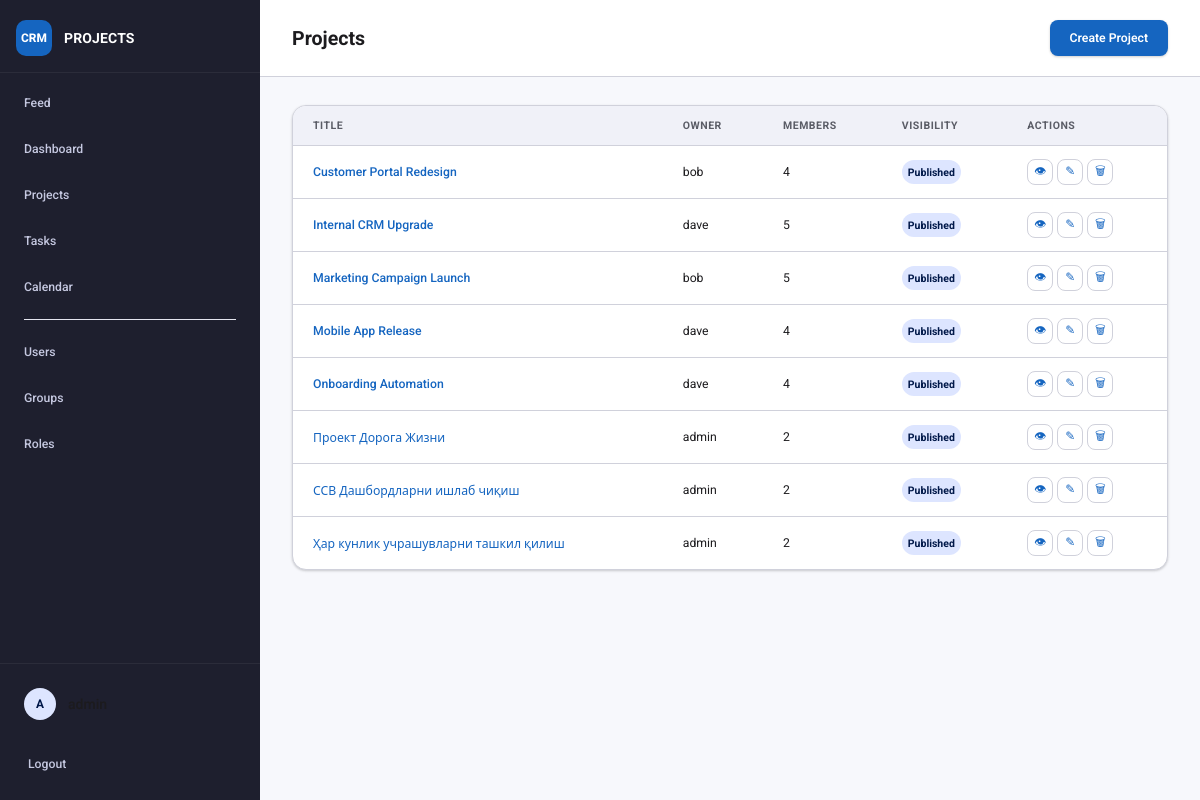
The app's page /projects/ (signed in), older data.
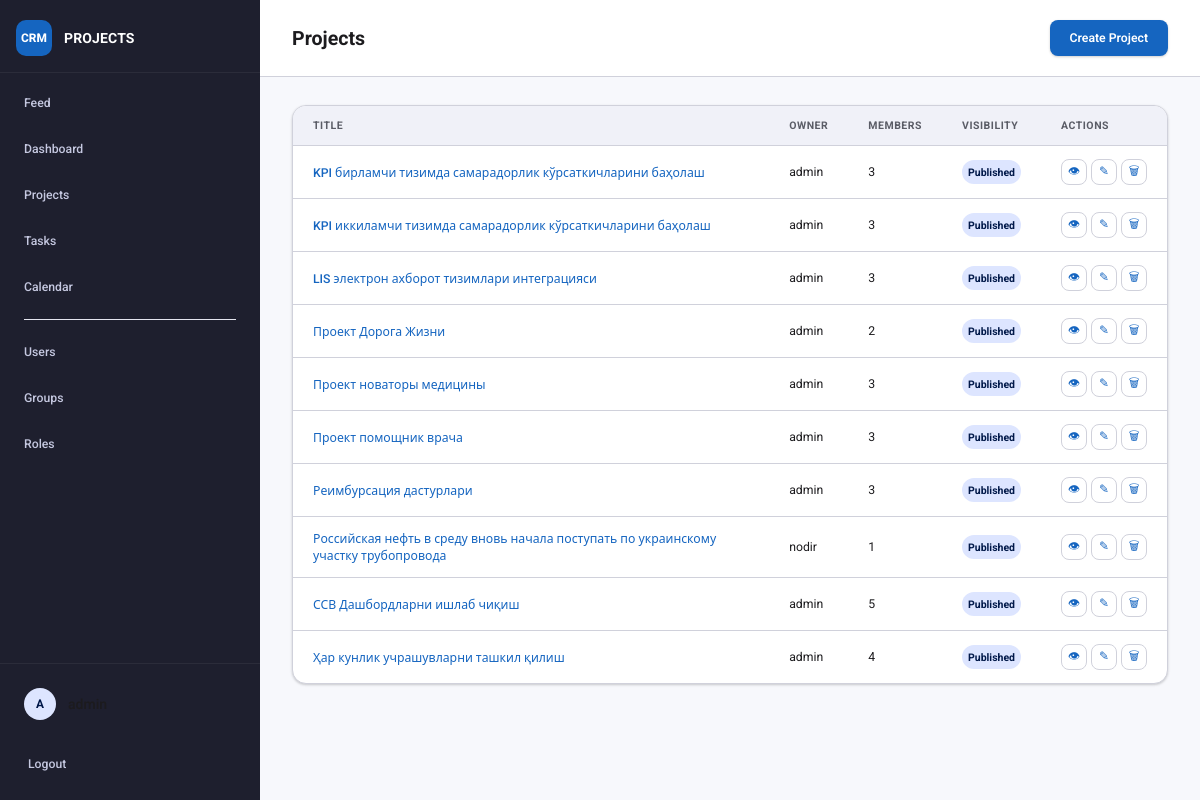
The same page, newer data.
### projects/models.py (models this page shows, shortened)
class Project(models.Model):
    title = models.CharField(max_length=200)
    description = models.TextField(blank=True)
    owner = models.ForeignKey(User, on_delete=models.CASCADE, related_name="owned_projects")
    members = models.ManyToManyField(User, blank=True, related_name="projects")
    hidden = models.BooleanField(default=False)
    created_at = models.DateTimeField(auto_now_add=True)
    updated_at = models.DateTimeField(auto_now=True)
    class Meta:
        ordering = ["title"]

### projects/views.py (the view)
# urls.py: path("projects/", views.project_list, name="project_list"),
@login_required
def project_list(request):
    projects = list(get_user_projects(request.user))
    for project in projects:
        project.can_edit = can_edit_project(request.user, project)
        project.can_delete = can_delete_project(request.user, project)
    return render(
        request,
        "projects/project_list.html",
        {
            "projects": projects,
            "can_manage_projects": can_manage_projects(request.user),
            "show_visibility_status": is_admin_role(request.user),
        },
    )

### projects/current_user.py (called while the page is built)
def set_current_user(user):
    return _current_user.set(user)

def reset_current_user(token):
    _current_user.reset(token)

### projects/views.py (called while the page is built, shortened)
def has_role(user, role_name):
    if not user.is_authenticated:
        return False
    return user.roles.filter(name__iexact=role_name).exists() or user.is_superuser

def is_admin_role(user):
    return has_role(user, "admin")

def can_manage_projects(user):
    return is_admin_role(user) or is_moderator_role(user) or has_role(user, "content") or has_role(user, "pm")

def can_edit_project(user, project):
    if not user.is_authenticated:
        return False
    if project.owner_id == user.id:
        return True
    if is_admin_role(user):
        return True
    return has_role(user, "content") or has_role(user, "pm")

def can_delete_project(user, project):
    if not user.is_authenticated:
        return False
    if project.owner_id == user.id:
        return True
    return is_admin_role(user)

def get_user_projects(user):
    if is_admin_role(user) or has_role(user, "content"):
        return Project.objects.select_related("owner").prefetch_related("members")

### projects/templates/projects/project_list.html
{% extends "projects/base.html" %}
{% block page_header %}
<div class="page-header">
    <h1>Projects</h1>
    <div class="page-actions">
        {% if can_manage_projects %}
        <a class="button" href="{% url 'project_create' %}">Create Project</a>
        {% endif %}
    </div>
</div>
{% endblock %}
{% block content %}
<div class="table-wrap">
<table class="table-list">
    <thead>
        <tr>
            <th>Title</th>
            <th>Owner</th>
            <th>Members</th>
            {% if show_visibility_status %}
            <th>Visibility</th>
            {% endif %}
            <th>Actions</th>
        </tr>
    </thead>
    <tbody>
        {% for project in projects %}
        <tr>
            <td><a href="{% url 'project_detail' project.pk %}">{{ project.title }}</a></td>
            <td>{{ project.owner.username }}</td>
            <td>{{ project.members.count }}</td>
            {% if show_visibility_status %}
            <td><span class="badge{% if project.hidden %} badge-danger{% endif %}">{{ project.hidden|yesno:"Hidden,Published" }}</span></td>
            {% endif %}
            <td>
                <span class="table-actions">
                    <a class="table-action-icon" href="{% url 'project_detail' project.pk %}" title="View project" aria-label="View project"><span aria-hidden="true">👁</span><span class="sr-only">View project</span></a>
                    {% if project.can_edit %}
                    <a class="table-action-icon" href="{% url 'project_update' project.pk %}" title="Edit project" aria-label="Edit project"><span aria-hidden="true">✎</span><span class="sr-only">Edit project</span></a>
                    {% endif %}
                    {% if project.can_delete %}
                    <a class="table-action-icon table-action-icon--danger" href="{% url 'project_delete' project.pk %}" title="Delete project" aria-label="Delete project"><span aria-hidden="true">🗑</span><span class="sr-only">Delete project</span></a>
                    {% endif %}
                </span>
            </td>
        </tr>
        {% empty %}
        <tr>
            <td colspan="{% if show_visibility_status %}5{% else %}4{% endif %}">No projects available.</td>
        </tr>
        {% endfor %}
    </tbody>
</table>
</div>
{% endblock %}

Row changes from the older to the newer data that the page shows:
removed Project: title "Customer Portal Redesign", owner.username "bob", members.count "4", hidden "Published"
removed Project: title "Internal CRM Upgrade", owner.username "dave", members.count "5", hidden "Published"
removed Project: title "Marketing Campaign Launch", owner.username "bob", members.count "5", hidden "Published"
removed Project: title "Mobile App Release", owner.username "dave", members.count "4", hidden "Published"
removed Project: title "Onboarding Automation", owner.username "dave", members.count "4", hidden "Published"
added Project: title "KPI бирламчи тизимда самарадорлик кўрсаткичларини баҳолаш", owner.username "admin", members.count "3", hidden "Published"
added Project: title "KPI иккиламчи тизимда самарадорлик кўрсаткичларини баҳолаш", owner.username "admin", members.count "3", hidden "Published"
added Project: title "LIS электрон ахборот тизимлари интеграцияси", owner.username "admin", members.count "3", hidden "Published"
added Project: title "Проект новаторы медицины", owner.username "admin", members.count "3", hidden "Published"
added Project: title "Проект помощник врача", owner.username "admin", members.count "3", hidden "Published"
added Project: title "Реимбурсация дастурлари", owner.username "admin", members.count "3", hidden "Published"
added Project: title "Российская нефть в среду вновь начала поступать по украинскому участку трубопровода", owner.username "nodir", members.count "1", hidden "Published"
computed for Project "ССВ Дашбордларни ишлаб чиқиш": members.count "2" → "5"
computed for Project "Ҳар кунлик учрашувларни ташкил қилиш": members.count "2" → "4"
